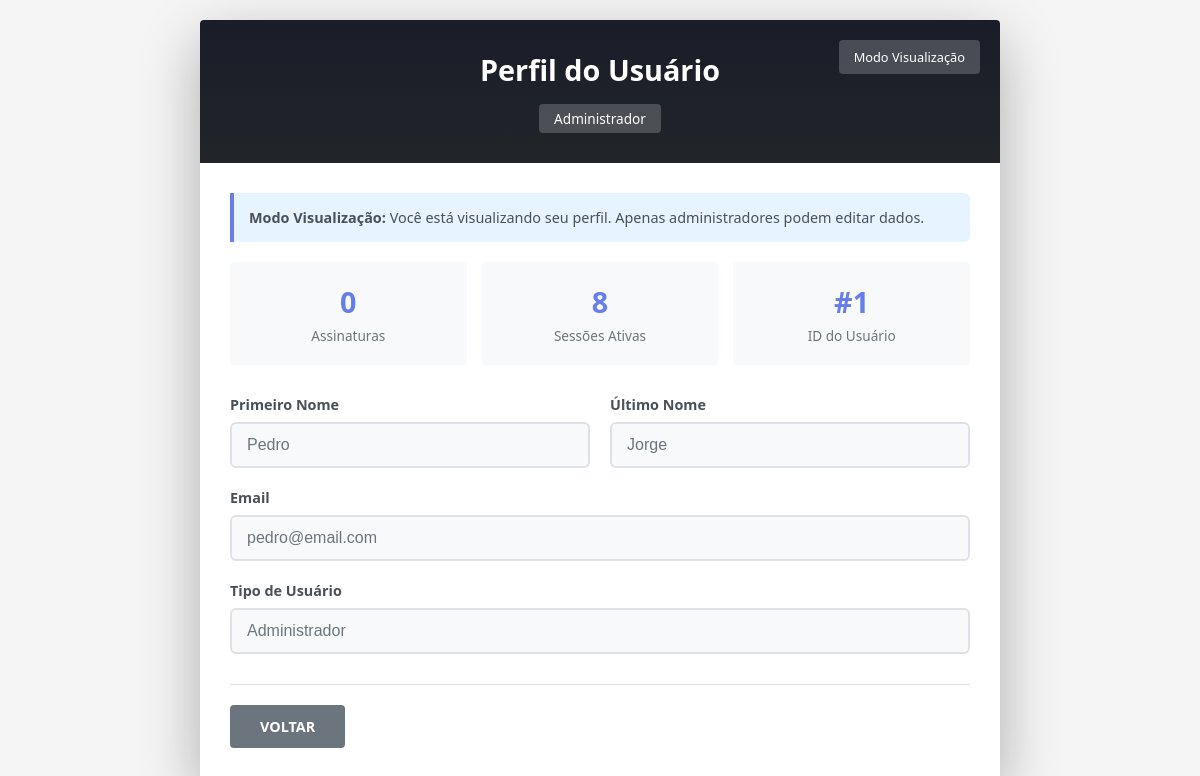
/dashboard/perfil.php (signed in), run on the app's committed database.
### tables this page shows
CREATE TABLE `users` (
  `user_id` int(11) NOT NULL,
  `primeiro_nome` varchar(45) DEFAULT NULL,
  `ultimo_nome` varchar(45) DEFAULT NULL,
  `email` varchar(100) DEFAULT NULL,
  `password` varchar(255) DEFAULT NULL,
  `is_adm` tinyint(4) DEFAULT '0'
);

### dashboard/perfil.php (the view, shortened to what this page needs)
<?php
include "../config/database.php";
$session_user_id = $_SESSION['user'];
$session_is_adm = $_SESSION['is_adm'] ?? 0;
if ($session_is_adm == 1 && isset($_GET['user_id'])) {
    $view_user_id = intval($_GET['user_id']);
} else {
    $view_user_id = $session_user_id;
}
$pode_editar = ($session_is_adm == 1);
$dad = $qmanager->prepare("SELECT user_id, primeiro_nome, ultimo_nome, email, is_adm FROM users WHERE user_id = ?");
$dad->bind_param("i", $view_user_id);
$dad->execute();
$result = $dad->get_result();
$user = $result->fetch_assoc();
$stats = [];
$da = $qmanager->prepare("SELECT COUNT(*) as total_assinaturas FROM historico_de_assinaturas WHERE client_client_id = ?");
$da->bind_param("i", $view_user_id);
$da->execute();
$result = $da->get_result();
$stats['assinaturas'] = $result->fetch_assoc()['total_assinaturas'];
$da = $qmanager->prepare("SELECT COUNT(*) as total_sessoes FROM user_sessions WHERE user_id = ?");
$da->bind_param("i", $view_user_id);
$da->execute();
$result = $da->get_result();
$stats['sessoes'] = $result->fetch_assoc()['total_sessoes'];
$is_adm = (int)$user['is_adm'];
if ($is_adm == 1) {
    $tipo_usuario = 'Administrador';
} elseif ($is_adm == 2) {
    $tipo_usuario = 'Tecnico';
} elseif ($is_adm == 0) {
    $tipo_usuario = 'Usuário';
} else {
    $tipo_usuario = 'Usuário';
}
?>
<!DOCTYPE html>
<html lang="pt-BR">
<head>
</head>
<body>
<div class="container">
    <div class="header">
        <h1>Perfil do Usuário</h1>
        <span class="tipo-usuario"><?php echo $tipo_usuario; ?></span>
        <?php if (!$pode_editar): ?>
            <div class="modo-visualizacao">Modo Visualização</div>
        <?php else: ?>
            <div class="modo-visualizacao">Modo Edição</div>
        <?php endif; ?>
    </div>
    <div class="content">
        <?php if (!$pode_editar): ?>
            <div class="info-box">
                <p><strong>Modo Visualização:</strong> Você está visualizando seu perfil. Apenas administradores podem editar dados.</p>
            </div>
        <?php endif; ?>
        <div class="stats-grid">
            <div class="stat-card">
                <div class="stat-number"><?php echo $stats['assinaturas']; ?></div>
                <div class="stat-label">Assinaturas</div>
            </div>
            <div class="stat-card">
                <div class="stat-number"><?php echo $stats['sessoes']; ?></div>
                <div class="stat-label">Sessões Ativas</div>
            </div>
            <div class="stat-card">
                <div class="stat-number">#<?php echo $user['user_id']; ?></div>
                <div class="stat-label">ID do Usuário</div>
            </div>
        </div>
        <form method="POST" action="">
            <div class="form-row">
                <div class="form-group">
                    <label for="primeiro_nome">Primeiro Nome</label>
                    <input type="text" id="primeiro_nome" name="primeiro_nome" value="<?php echo htmlspecialchars($user['primeiro_nome']); ?>" <?php echo $pode_editar ? '' : 'disabled class="readonly-field"'; ?> required>
                </div>
                <div class="form-group">
                    <label for="ultimo_nome">Último Nome</label>
                    <input type="text" id="ultimo_nome" name="ultimo_nome" value="<?php echo htmlspecialchars($user['ultimo_nome']); ?>" <?php echo $pode_editar ? '' : 'disabled class="readonly-field"'; ?> required>
                </div>
            </div>
            <div class="form-group">
                <label for="email">Email</label>
                <input type="email" id="email" name="email" value="<?php echo htmlspecialchars($user['email']); ?>" <?php echo $pode_editar ? '' : 'disabled class="readonly-field"'; ?> required>
            </div>
            <?php if ($pode_editar): ?>
                <div class="form-group">
                    <label for="is_adm">Tipo de Usuário</label>
                    <select id="is_adm" name="is_adm" required>
                        <option value="0" <?php echo $user['is_adm'] == 0 ? 'selected' : ''; ?>>Usuário Normal</option>
                        <option value="1" <?php echo $user['is_adm'] == 1 ? 'selected' : ''; ?>>Administrador</option>
                        <option value="2" <?php echo $user['is_adm'] == 2 ? 'selected' : ''; ?>>Técnico/Suporte</option>
                    </select>
                </div>
            <?php else: ?>
                <div class="form-group">
                    <label for="tipo_visualizacao">Tipo de Usuário</label>
                    <input type="text" id="tipo_visualizacao" value="<?php echo $tipo_usuario; ?>" disabled class="readonly-field">
                </div>
            <?php endif; ?>
            <div class="acoes">
                <a href="<?php echo $session_is_adm == 1 ? 'index.php' : 'index.php'; ?>" class="btn btn-secondary">Voltar</a>
            </div>
        </form>
    </div>
</div>
</body>
</html>

### dashboard/perfil.php (style rules this page uses)
* { margin: 0; padding: 0; box-sizing: border-box; }
body { font-family: 'Segoe UI', Tahoma, Geneva, Verdana, sans-serif; min-height: 100vh; padding: 20px; background: #f5f5f5; }
.container { max-width: 800px; margin: 0 auto; background: white; border-radius: 4px; box-shadow: 0 20px 60px rgba(0,0,0,0.3); overflow: hidden; }
.header { background: linear-gradient(180deg, #1a1d29 0%, #212529 100%); color: white; padding: 30px; text-align: center; position: relative; }
.header h1 { font-size: 1.8rem; margin-bottom: 5px; }
.tipo-usuario { display: inline-block; background: rgba(255,255,255,0.2); padding: 5px 15px; border-radius: 4px; font-size: 0.85rem; margin-top: 10px; }
.modo-visualizacao { position: absolute; top: 20px; right: 20px; background: rgba(255,255,255,0.2); padding: 8px 15px; border-radius: 4px; font-size: 0.8rem; }
.content { padding: 30px; }
.form-group { margin-bottom: 20px; }
.form-group label { display: block; font-weight: 600; color: #495057; margin-bottom: 8px; font-size: 0.9rem; }
.form-group input, .form-group select { width: 100%; padding: 12px 15px; border: 2px solid #dee2e6; border-radius: 6px; font-size: 1rem; transition: border-color 0.3s; background: white; }
.form-group input:disabled, .form-group select:disabled { background: #e9ecef; cursor: not-allowed; color: #6c757d; }
.form-row { display: grid; grid-template-columns: 1fr 1fr; gap: 20px; }
.stats-grid { display: grid; grid-template-columns: repeat(auto-fit, minmax(150px, 1fr)); gap: 15px; margin-bottom: 30px; }
.stat-card { background: #f8f9fa; padding: 20px; border-radius: 4px; text-align: center; }
.stat-number { font-size: 1.8rem; font-weight: bold; color: #667eea; }
.stat-label { font-size: 0.85rem; color: #6c757d; margin-top: 5px; }
.btn { padding: 12px 30px; border: none; border-radius: 4px; cursor: pointer; font-weight: 600; transition: all 0.3s; text-transform: uppercase; font-size: 0.9rem; text-decoration: none; display: inline-block; }
.btn-secondary { background: #6c757d; color: white; }
.acoes { display: flex; gap: 10px; margin-top: 30px; padding-top: 20px; border-top: 1px solid #dee2e6; }
.info-box { background: #e7f3ff; border-left: 4px solid #667eea; padding: 15px; margin-bottom: 20px; border-radius: 0 6px 6px 0; }
.info-box p { color: #495057; font-size: 0.9rem; margin: 0; }
.readonly-field { background: #f8f9fa !important; border-color: #dee2e6 !important; color: #6c757d !important; }

### data on the page
users: is_adm "Administrador", user_id "1", primeiro_nome "Pedro", ultimo_nome "Jorge", email "pedro@email.com"

### other printed values
$stats['assinaturas'] "0"
$stats['sessoes'] "8"
